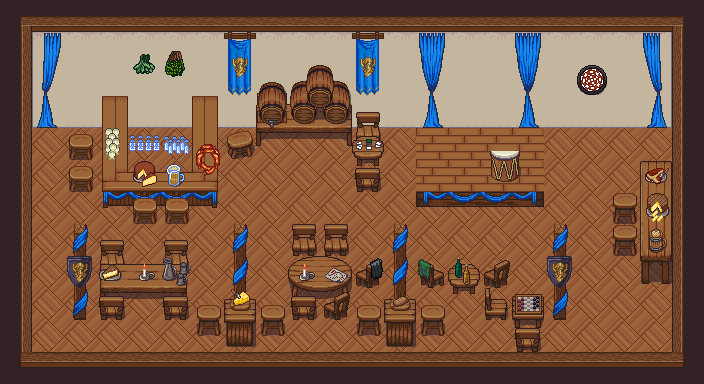

This game map was drawn from its Tiled (.tmx) file and the tilesets committed beside it. A one-line description and the trimmed map source follow:
An orthogonal 22x12 tile map with 32x32 px tiles, 6 tile layers (Floor, Tile Layer 1, Tile Layer 2, Tile Layer 3, ...), 10 tilesets and 3 objects.

<map version="1.10" tiledversion="1.11.2" orientation="orthogonal" renderorder="right-down" width="22" height="12" tilewidth="32" tileheight="32" infinite="0" nextlayerid="17" nextobjectid="16">
 <tileset firstgid="1" source="floors.tsx" />
 <tileset firstgid="2049" source="walls.tsx" />
 <tileset firstgid="8193" name="flute" tilewidth="64" tileheight="64" tilecount="273" columns="13">
  <image source="flautist.png" trans="ff00ff" width="832" height="1344" />
  <tile id="81">
   <animation>
    <frame tileid="81" duration="200" />
    <frame tileid="82" duration="100" />
    <frame tileid="83" duration="200" />
    <frame tileid="82" duration="100" />
   </animation>
  </tile>
 </tileset>
 <tileset firstgid="8466" name="lute" tilewidth="64" tileheight="64" tilecount="273" columns="13">
  <image source="lutist.png" trans="ff00ff" width="832" height="1344" />
  <tile id="183">
   <animation>
    <frame tileid="183" duration="100" />
    <frame tileid="184" duration="100" />
    <frame tileid="185" duration="100" />
    <frame tileid="186" duration="100" />
    <frame tileid="185" duration="100" />
    <frame tileid="183" duration="100" />
    <frame tileid="184" duration="100" />
    <frame tileid="185" duration="100" />
    <frame tileid="186" duration="100" />
    <frame tileid="187" duration="100" />
    <frame tileid="186" duration="100" />
   </animation>
  </tile>
  <tile id="185">
   <animation>
    <frame tileid="185" duration="200" />
    <frame tileid="184" duration="200" />
    <frame tileid="183" duration="200" />
    <frame tileid="183" duration="200" />
    <frame tileid="184" duration="200" />
    <frame tileid="185" duration="200" />
    <frame tileid="186" duration="200" />
   </animation>
  </tile>
 </tileset>
 <tileset firstgid="8739" name="drumstick" tilewidth="64" tileheight="64" tilecount="273" columns="13">
  <image source="drummer.png" trans="ff00ff" width="832" height="1344" />
  <tile id="186">
   <animation>
    <frame tileid="186" duration="200" />
    <frame tileid="185" duration="50" />
    <frame tileid="183" duration="100" />
    <frame tileid="182" duration="150" />
   </animation>
  </tile>
  <tile id="187">
   <animation>
    <frame tileid="187" duration="100" />
    <frame tileid="185" duration="100" />
    <frame tileid="183" duration="50" />
    <frame tileid="184" duration="100" />
    <frame tileid="186" duration="100" />
   </animation>
  </tile>
 </tileset>
 <tileset firstgid="9012" name="tavern-deco" tilewidth="32" tileheight="32" tilecount="896" columns="16">
  <image source="../tavern-deco.png" trans="ff00ff" width="512" height="1792" />
  <tile id="128">
   <animation>
    <frame tileid="128" duration="100" />
    <frame tileid="130" duration="100" />
    <frame tileid="132" duration="100" />
    <frame tileid="130" duration="100" />
   </animation>
  </tile>
  <tile id="129">
   <animation>
    <frame tileid="129" duration="100" />
    <frame tileid="131" duration="100" />
    <frame tileid="133" duration="100" />
    <frame tileid="131" duration="100" />
   </animation>
  </tile>
  <tile id="146">
   <animation>
    <frame tileid="146" duration="100" />
    <frame tileid="148" duration="100" />
    <frame tileid="150" duration="100" />
   </animation>
  </tile>
  <tile id="147">
   <animation>
    <frame tileid="147" duration="100" />
    <frame tileid="149" duration="100" />
    <frame tileid="151" duration="100" />
   </animation>
  </tile>
  <tile id="162">
   <animation>
    <frame tileid="162" duration="100" />
    <frame tileid="164" duration="100" />
    <frame tileid="166" duration="100" />
   </animation>
  </tile>
  <tile id="163">
   <animation>
    <frame tileid="163" duration="100" />
    <frame tileid="165" duration="100" />
    <frame tileid="167" duration="100" />
   </animation>
  </tile>
  <tile id="177">
   <animation>
    <frame tileid="177" duration="100" />
    <frame tileid="178" duration="100" />
    <frame tileid="179" duration="100" />
   </animation>
  </tile>
  <tile id="181">
   <animation>
    <frame tileid="181" duration="100" />
    <frame tileid="182" duration="100" />
    <frame tileid="183" duration="100" />
   </animation>
  </tile>
  <tile id="185">
   <animation>
    <frame tileid="185" duration="100" />
    <frame tileid="186" duration="100" />
    <frame tileid="187" duration="100" />
   </animation>
  </tile>
  <tile id="189">
   <animation>
    <frame tileid="189" duration="100" />
    <frame tileid="190" duration="100" />
    <frame tileid="191" duration="100" />
   </animation>
  </tile>
  <tile id="193">
   <animation>
    <frame tileid="193" duration="100" />
    <frame tileid="194" duration="100" />
    <frame tileid="195" duration="100" />
   </animation>
  </tile>
  <tile id="197">
   <animation>
    <frame tileid="197" duration="100" />
    <frame tileid="198" duration="100" />
    <frame tileid="199" duration="100" />
   </animation>
  </tile>
  <tile id="201">
   <animation>
    <frame tileid="201" duration="100" />
    <frame tileid="202" duration="100" />
    <frame tileid="203" duration="100" />
   </animation>
  </tile>
  <tile id="205">
   <animation>
    <frame tileid="205" duration="100" />
    <frame tileid="206" duration="100" />
    <frame tileid="207" duration="100" />
   </animation>
  </tile>
  <tile id="209">
   <animation>
    <frame tileid="209" duration="100" />
    <frame tileid="210" duration="100" />
    <frame tileid="211" duration="100" />
   </animation>
  </tile>
  <tile id="213">
   <animation>
    <frame tileid="213" duration="100" />
    <frame tileid="214" duration="100" />
    <frame tileid="215" duration="100" />
   </animation>
  </tile>
  <tile id="217">
   <animation>
    <frame tileid="217" duration="100" />
    <frame tileid="218" duration="100" />
    <frame tileid="219" duration="100" />
   </animation>
  </tile>
  <tile id="221">
   <animation>
    <frame tileid="221" duration="100" />
    <frame tileid="222" duration="100" />
    <frame tileid="223" duration="100" />
   </animation>
  </tile>
  <tile id="229">
   <animation>
    <frame tileid="229" duration="100" />
    <frame tileid="230" duration="100" />
    <frame tileid="231" duration="100" />
   </animation>
  </tile>
  <tile id="237">
   <animation>
    <frame tileid="237" duration="100" />
    <frame tileid="238" duration="100" />
    <frame tileid="239" duration="100" />
   </animation>
  </tile>
  <tile id="646">
   <animation>
    <frame tileid="646" duration="100" />
    <frame tileid="648" duration="100" />
    <frame tileid="650" duration="100" />
   </animation>
  </tile>
  <tile id="647">
   <animation>
    <frame tileid="647" duration="100" />
    <frame tileid="649" duration="100" />
    <frame tileid="651" duration="100" />
   </animation>
  </tile>
  <tile id="662">
   <animation>
    <frame tileid="662" duration="100" />
    <frame tileid="664" duration="100" />
    <frame tileid="666" duration="100" />
   </animation>
  </tile>
  <tile id="663">
   <animation>
    <frame tileid="663" duration="100" />
    <frame tileid="665" duration="100" />
    <frame tileid="667" duration="100" />
   </animation>
  </tile>
  <tile id="726">
   <animation>
    <frame tileid="726" duration="100" />
    <frame tileid="728" duration="100" />
    <frame tileid="730" duration="100" />
    <frame tileid="728" duration="100" />
   </animation>
  </tile>
  <tile id="727">
   <animation>
    <frame tileid="727" duration="100" />
    <frame tileid="729" duration="100" />
    <frame tileid="731" duration="100" />
    <frame tileid="729" duration="100" />
   </animation>
  </tile>
  <tile id="728">
   <animation>
    <frame tileid="728" duration="100" />
    <frame tileid="730" duration="100" />
    <frame tileid="728" duration="100" />
    <frame tileid="726" duration="100" />
   </animation>
  </tile>
  <tile id="729">
   <animation>
    <frame tileid="729" duration="100" />
    <frame tileid="731" duration="100" />
    <frame tileid="729" duration="100" />
    <frame tileid="727" duration="100" />
   </animation>
  </tile>
 </tileset>
 <tileset firstgid="9908" name="tavern-furniture" tilewidth="32" tileheight="32" tilecount="1024" columns="32">
  <image source="../tavern-furniture.png" trans="ff00ff" width="1024" height="1024" />
 </tileset>
 <tileset firstgid="10932" name="tavern-cooking" tilewidth="32" tileheight="32" tilecount="256" columns="16">
  <image source="../tavern-cooking.png" trans="ff00ff" width="512" height="512" />
  <tile id="82">
   <animation>
    <frame tileid="82" duration="100" />
    <frame tileid="83" duration="100" />
    <frame tileid="84" duration="100" />
    <frame tileid="85" duration="100" />
   </animation>
  </tile>
  <tile id="112">
   <animation>
    <frame tileid="112" duration="100" />
    <frame tileid="113" duration="100" />
    <frame tileid="114" duration="100" />
    <frame tileid="115" duration="100" />
    <frame tileid="116" duration="100" />
    <frame tileid="117" duration="100" />
   </animation>
  </tile>
  <tile id="128">
   <animation>
    <frame tileid="128" duration="100" />
    <frame tileid="129" duration="100" />
    <frame tileid="130" duration="100" />
    <frame tileid="131" duration="100" />
    <frame tileid="132" duration="100" />
    <frame tileid="133" duration="100" />
   </animation>
  </tile>
  <tile id="216">
   <animation>
    <frame tileid="216" duration="100" />
    <frame tileid="218" duration="100" />
    <frame tileid="220" duration="100" />
    <frame tileid="222" duration="100" />
   </animation>
  </tile>
  <tile id="217">
   <animation>
    <frame tileid="217" duration="100" />
    <frame tileid="219" duration="100" />
    <frame tileid="221" duration="100" />
    <frame tileid="223" duration="100" />
   </animation>
  </tile>
  <tile id="240">
   <animation>
    <frame tileid="240" duration="100" />
    <frame tileid="242" duration="100" />
    <frame tileid="244" duration="100" />
    <frame tileid="246" duration="100" />
   </animation>
  </tile>
  <tile id="241">
   <animation>
    <frame tileid="241" duration="100" />
    <frame tileid="243" duration="100" />
    <frame tileid="245" duration="100" />
    <frame tileid="247" duration="100" />
   </animation>
  </tile>
 </tileset>
 <tileset firstgid="11188" name="container" tilewidth="32" tileheight="32" tilecount="1024" columns="16">
  <image source="container.png" trans="ff00ff" width="512" height="2048" />
 </tileset>
 <tileset firstgid="12212" source="../../../Tile-set - Toen's Medieval Strategy (16x16) - v.1.0.tsx" />
 <layer id="3" name="Floor" width="22" height="12">
  <data>[264 cells, 264 non-empty, 18 distinct tile ids]</data>
 </layer>
 <layer id="1" name="Tile Layer 1" width="22" height="12">
  <data>[264 cells, 53 non-empty, 30 distinct tile ids]</data>
 </layer>
 <layer id="2" name="Tile Layer 2" width="22" height="12">
  <data>[264 cells, 51 non-empty, 36 distinct tile ids]</data>
 </layer>
 <layer id="7" name="Tile Layer 3" width="22" height="12">
  <data>[264 cells, 58 non-empty, 41 distinct tile ids]</data>
 </layer>
 <objectgroup id="12" name="Object Layer 1">
  <object id="13" gid="8274" x="448" y="192" width="64" height="64" />
  <object id="14" gid="8651" x="416" y="160" width="64" height="64" />
  <object id="15" gid="8925" x="480" y="160" width="64" height="64" />
 </objectgroup>
 <layer id="6" name="Tile Layer 4" width="22" height="12">
  <data>[264 cells, 9 non-empty, 6 distinct tile ids]</data>
 </layer>
 <layer id="15" name="Collision" width="22" height="12">
  <data>[264 cells, 0 non-empty, 0 distinct tile ids]</data>
 </layer>
</map>
